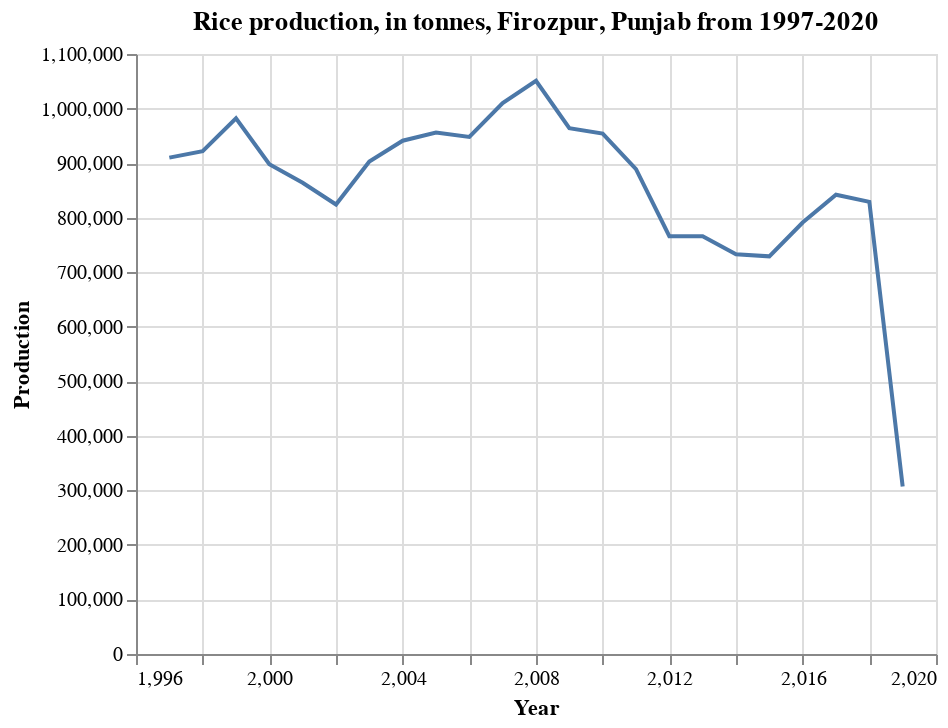

The cell this chart's notebook holds for it:
### Markdown cell above
### Firozpur

### Code cell
df_pj_fi = df_pj_rice.loc[df['District'] == 'FIROZEPUR']

alt.Chart(df_pj_fi).mark_line().encode(
    x='Year',
    y=('Production')
).properties(
    title='Rice production, in tonnes, Firozpur, Punjab from 1997-2020')

### Figure 1 — Vega-Lite specification as saved in the notebook (floating-point values rounded to 4 significant figures)
{"$schema": "https://vega.github.io/schema/vega-lite/v4.17.0.json", "config": {"view": {"continuousHeight": 300, "continuousWidth": 400}}, "data": {"name": "data-7399149878cb3b5ee6f386e2760c9222"}, "datasets": {"data-7399149878cb3b5ee6f386e2760c9222": [{"Area": 230000, "Area Units": "Hectare", "Crop": "Rice", "District": "FIROZEPUR", "Production": 864000, "Production Units": "Tonnes", "Season": "Kharif", "State": "Punjab", "Year": 2001, "Yield": 3.757}, {"Area": 234000, "Area Units": "Hectare", "Crop": "Rice", "District": "FIROZEPUR", "Production": 824000, "Production Units": "Tonnes", "Season": "Kharif", "State": "Punjab", "Year": 2002, "Yield": 3.521}, {"Area": 244000, "Area Units": "Hectare", "Crop": "Rice", "District": "FIROZEPUR", "Production": 903000, "Production Units": "Tonnes", "Season": "Kharif", "State": "Punjab", "Year": 2003, "Yield": 3.701}, {"Area": 238000, "Area Units": "Hectare", "Crop": "Rice", "District": "FIROZEPUR", "Production": 941000, "Production Units": "Tonnes", "Season": "Kharif", "State": "Punjab", "Year": 2004, "Yield": 3.954}, {"Area": 236000, "Area Units": "Hectare", "Crop": "Rice", "District": "FIROZEPUR", "Production": 956000, "Production Units": "Tonnes", "Season": "Kharif", "State": "Punjab", "Year": 2005, "Yield": 4.051}, {"Area": 235000, "Area Units": "Hectare", "Crop": "Rice", "District": "FIROZEPUR", "Production": 948000, "Production Units": "Tonnes", "Season": "Kharif", "State": "Punjab", "Year": 2006, "Yield": 4.034}, {"Area": 243000, "Area Units": "Hectare", "Crop": "Rice", "District": "FIROZEPUR", "Production": 1010000, "Production Units": "Tonnes", "Season": "Kharif", "State": "Punjab", "Year": 2007, "Yield": 4.156}, {"Area": 260000, "Area Units": "Hectare", "Crop": "Rice", "District": "FIROZEPUR", "Production": 1051000, "Production Units": "Tonnes", "Season": "Kharif", "State": "Punjab", "Year": 2008, "Yield": 4.042}, {"Area": 262000, "Area Units": "Hectare", "Crop": "Rice", "District": "FIROZEPUR", "Production": 964000, "Production Units": "Tonnes", "Season": "Kharif", "State": "Punjab", "Year": 2009, "Yield": 3.679}, {"Area": 258000, "Area Units": "Hectare", "Crop": "Rice", "District": "FIROZEPUR", "Production": 954000, "Production Units": "Tonnes", "Season": "Kharif", "State": "Punjab", "Year": 2010, "Yield": 3.698}, {"Area": 257000, "Area Units": "Hectare", "Crop": "Rice", "District": "FIROZEPUR", "Production": 889000, "Production Units": "Tonnes", "Season": "Kharif", "State": "Punjab", "Year": 2011, "Yield": 3.459}, {"Area": 182000, "Area Units": "Hectare", "Crop": "Rice", "District": "FIROZEPUR", "Production": 766000, "Production Units": "Tonnes", "Season": "Kharif", "State": "Punjab", "Year": 2012, "Yield": 4.209}, {"Area": 183000, "Area Units": "Hectare", "Crop": "Rice", "District": "FIROZEPUR", "Production": 766000, "Production Units": "Tonnes", "Season": "Kharif", "State": "Punjab", "Year": 2013, "Yield": 4.186}, {"Area": 189000, "Area Units": "Hectare", "Crop": "Rice", "District": "FIROZEPUR", "Production": 733000, "Production Units": "Tonnes", "Season": "Kharif", "State": "Punjab", "Year": 2014, "Yield": 3.878}, {"Area": 187000, "Area Units": "Hectare", "Crop": "Rice", "District": "FIROZEPUR", "Production": 729000, "Production Units": "Tonnes", "Season": "Kharif", "State": "Punjab", "Year": 2015, "Yield": 3.898}, {"Area": 187000, "Area Units": "Hectare", "Crop": "Rice", "District": "FIROZEPUR", "Production": 791000, "Production Units": "Tonnes", "Season": "Kharif", "State": "Punjab", "Year": 2016, "Yield": 4.23}, {"Area": 185000, "Area Units": "Hectare", "Crop": "Rice", "District": "FIROZEPUR", "Production": 842000, "Production Units": "Tonnes", "Season": "Kharif", "State": "Punjab", "Year": 2017, "Yield": 4.551}, {"Area": 186000, "Area Units": "Hectare", "Crop": "Rice", "District": "FIROZEPUR", "Production": 829000, "Production Units": "Tonnes", "Season": "Kharif", "State": "Punjab", "Year": 2018, "Yield": 4.457}, {"Area": 114000, "Area Units": "Hectare", "Crop": "Rice", "District": "FIROZEPUR", "Production": 307000, "Production Units": "Tonnes", "Season": "Kharif", "State": "Punjab", "Year": 2019, "Yield": 2.693}, {"Area": 252000, "Area Units": "Hectare", "Crop": "Rice", "District": "FIROZEPUR", "Production": 910000, "Production Units": "Tonnes", "Season": "Kharif", "State": "Punjab", "Year": 1997, "Yield": 3.611}, {"Area": 275000, "Area Units": "Hectare", "Crop": "Rice", "District": "FIROZEPUR", "Production": 922000, "Production Units": "Tonnes", "Season": "Kharif", "State": "Punjab", "Year": 1998, "Yield": 3.353}, {"Area": 280000, "Area Units": "Hectare", "Crop": "Rice", "District": "FIROZEPUR", "Production": 982000, "Production Units": "Tonnes", "Season": "Kharif", "State": "Punjab", "Year": 1999, "Yield": 3.507}, {"Area": 248000, "Area Units": "Hectare", "Crop": "Rice", "District": "FIROZEPUR", "Production": 898000, "Production Units": "Tonnes", "Season": "Kharif", "State": "Punjab", "Year": 2000, "Yield": 3.621}]}, "encoding": {"x": {"field": "Year", "type": "quantitative"}, "y": {"field": "Production", "type": "quantitative"}}, "mark": "line", "title": "Rice production, in tonnes, Firozpur, Punjab from 1997-2020"}
